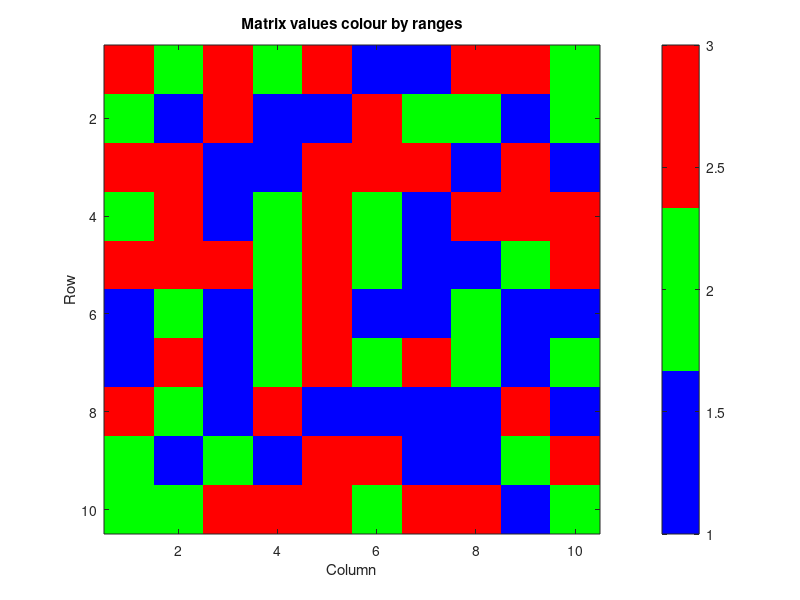

This chart was generated by the following MATLAB code:
M = randi([1, 100], 10, 10);
C = zeros(10, 10);
for i = 1:10
    for j = 1:10
        if M(i, j) >= 1 && M(i, j) <= 33
            C(i, j) = 1;
        elseif M(i, j) >= 34 && M(i, j) <= 66
            C(i, j) = 2;
        elseif M(i, j) >= 67 && M(i, j) <= 100
            C(i, j) = 3;
        end
    end
end
disp('Matrix M:');
disp(M);
figure;
imagesc(C); 
colormap([0 0 1;  
          0 1 0; 
          1 0 0]); 
colorbar;
title('Matrix values colour by ranges');
xlabel('Column');
ylabel('Row');